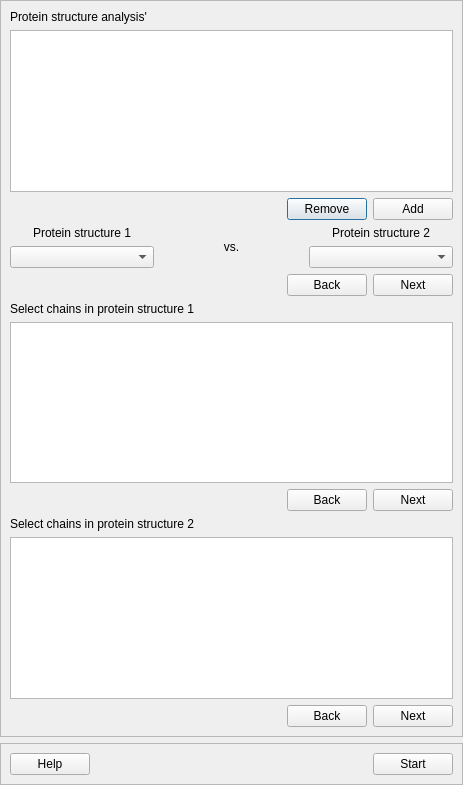
<?xml version="1.0" encoding="UTF-8"?>
<ui version="4.0">
 <class>Dialog</class>
 <widget class="QDialog" name="Dialog">
  <property name="geometry">
   <rect>
    <x>0</x>
    <y>0</y>
    <width>463</width>
    <height>785</height>
   </rect>
  </property>
  <property name="windowTitle">
   <string>Dialog</string>
  </property>
  <layout class="QVBoxLayout" name="verticalLayout_2">
   <property name="leftMargin">
    <number>0</number>
   </property>
   <property name="topMargin">
    <number>0</number>
   </property>
   <property name="rightMargin">
    <number>0</number>
   </property>
   <property name="bottomMargin">
    <number>0</number>
   </property>
   <item>
    <widget class="QFrame" name="frame_main">
     <property name="frameShape">
      <enum>QFrame::StyledPanel</enum>
     </property>
     <property name="frameShadow">
      <enum>QFrame::Raised</enum>
     </property>
     <layout class="QVBoxLayout" name="verticalLayout">
      <item>
       <layout class="QVBoxLayout" name="verticalLayout_45">
        <item>
         <widget class="QLabel" name="lbl_distance_analysis_overview">
          <property name="text">
           <string>Protein structure analysis'</string>
          </property>
         </widget>
        </item>
        <item>
         <widget class="QListWidget" name="list_distance_analysis_overview">
          <property name="sizePolicy">
           <sizepolicy hsizetype="Expanding" vsizetype="Expanding">
            <horstretch>0</horstretch>
            <verstretch>0</verstretch>
           </sizepolicy>
          </property>
          <property name="minimumSize">
           <size>
            <width>0</width>
            <height>0</height>
           </size>
          </property>
          <property name="maximumSize">
           <size>
            <width>16777215</width>
            <height>16777215</height>
           </size>
          </property>
         </widget>
        </item>
        <item>
         <layout class="QHBoxLayout" name="horizontalLayout_21">
          <item>
           <spacer name="horizontalSpacer_7">
            <property name="orientation">
             <enum>Qt::Horizontal</enum>
            </property>
            <property name="sizeHint" stdset="0">
             <size>
              <width>40</width>
              <height>20</height>
             </size>
            </property>
           </spacer>
          </item>
          <item>
           <widget class="QPushButton" name="btn_distance_analysis_remove">
            <property name="text">
             <string>Remove</string>
            </property>
           </widget>
          </item>
          <item>
           <widget class="QPushButton" name="btn_distance_analysis_add">
            <property name="text">
             <string>Add</string>
            </property>
           </widget>
          </item>
         </layout>
        </item>
       </layout>
      </item>
      <item>
       <layout class="QHBoxLayout" name="horizontalLayout_17">
        <item>
         <layout class="QVBoxLayout" name="verticalLayout_86">
          <item>
           <widget class="QLabel" name="lbl_distance_analysis_prot_struct_1">
            <property name="text">
             <string>Protein structure 1</string>
            </property>
            <property name="alignment">
             <set>Qt::AlignCenter</set>
            </property>
           </widget>
          </item>
          <item>
           <widget class="QComboBox" name="combobox_distance_analysis_prot_struct_1"/>
          </item>
         </layout>
        </item>
        <item>
         <widget class="QLabel" name="lbl_distance_analysis_vs">
          <property name="text">
           <string>vs.</string>
          </property>
          <property name="alignment">
           <set>Qt::AlignCenter</set>
          </property>
         </widget>
        </item>
        <item>
         <layout class="QVBoxLayout" name="verticalLayout_87">
          <item>
           <widget class="QLabel" name="lbl_distance_analysis_prot_struct_2">
            <property name="text">
             <string>Protein structure 2</string>
            </property>
            <property name="alignment">
             <set>Qt::AlignCenter</set>
            </property>
           </widget>
          </item>
          <item>
           <widget class="QComboBox" name="combobox_distance_analysis_prot_struct_2"/>
          </item>
         </layout>
        </item>
       </layout>
      </item>
      <item>
       <layout class="QHBoxLayout" name="horizontalLayout_57">
        <item>
         <spacer name="horizontalSpacer_41">
          <property name="orientation">
           <enum>Qt::Horizontal</enum>
          </property>
          <property name="sizeHint" stdset="0">
           <size>
            <width>40</width>
            <height>20</height>
           </size>
          </property>
         </spacer>
        </item>
        <item>
         <widget class="QPushButton" name="btn_distance_analysis_back">
          <property name="text">
           <string>Back</string>
          </property>
         </widget>
        </item>
        <item>
         <widget class="QPushButton" name="btn_distance_analysis_next">
          <property name="text">
           <string>Next</string>
          </property>
         </widget>
        </item>
       </layout>
      </item>
      <item>
       <layout class="QVBoxLayout" name="verticalLayout_9">
        <item>
         <widget class="QLabel" name="lbl_distance_analysis_prot_1_chains">
          <property name="text">
           <string>Select chains in protein structure 1</string>
          </property>
         </widget>
        </item>
        <item>
         <widget class="QListWidget" name="list_distance_analysis_prot_1_chains">
          <property name="minimumSize">
           <size>
            <width>0</width>
            <height>0</height>
           </size>
          </property>
          <property name="maximumSize">
           <size>
            <width>16777215</width>
            <height>16777215</height>
           </size>
          </property>
         </widget>
        </item>
       </layout>
      </item>
      <item>
       <layout class="QHBoxLayout" name="horizontalLayout_58">
        <item>
         <spacer name="horizontalSpacer_8">
          <property name="orientation">
           <enum>Qt::Horizontal</enum>
          </property>
          <property name="sizeHint" stdset="0">
           <size>
            <width>40</width>
            <height>20</height>
           </size>
          </property>
         </spacer>
        </item>
        <item>
         <widget class="QPushButton" name="btn_distance_analysis_back_2">
          <property name="text">
           <string>Back</string>
          </property>
         </widget>
        </item>
        <item>
         <widget class="QPushButton" name="btn_distance_analysis_next_2">
          <property name="text">
           <string>Next</string>
          </property>
         </widget>
        </item>
       </layout>
      </item>
      <item>
       <layout class="QVBoxLayout" name="verticalLayout_12">
        <item>
         <widget class="QLabel" name="lbl_distance_analysis_prot_2_chains">
          <property name="text">
           <string>Select chains in protein structure 2</string>
          </property>
         </widget>
        </item>
        <item>
         <widget class="QListWidget" name="list_distance_analysis_prot_2_chains">
          <property name="minimumSize">
           <size>
            <width>0</width>
            <height>0</height>
           </size>
          </property>
          <property name="maximumSize">
           <size>
            <width>16777215</width>
            <height>16777215</height>
           </size>
          </property>
         </widget>
        </item>
       </layout>
      </item>
      <item>
       <layout class="QHBoxLayout" name="horizontalLayout_66">
        <item>
         <spacer name="horizontalSpacer_46">
          <property name="orientation">
           <enum>Qt::Horizontal</enum>
          </property>
          <property name="sizeHint" stdset="0">
           <size>
            <width>40</width>
            <height>20</height>
           </size>
          </property>
         </spacer>
        </item>
        <item>
         <widget class="QPushButton" name="btn_distance_analysis_back_3">
          <property name="text">
           <string>Back</string>
          </property>
         </widget>
        </item>
        <item>
         <widget class="QPushButton" name="btn_distance_analysis_next_3">
          <property name="text">
           <string>Next</string>
          </property>
         </widget>
        </item>
       </layout>
      </item>
     </layout>
    </widget>
   </item>
   <item>
    <spacer name="verticalSpacer">
     <property name="orientation">
      <enum>Qt::Vertical</enum>
     </property>
     <property name="sizeHint" stdset="0">
      <size>
       <width>17</width>
       <height>13</height>
      </size>
     </property>
    </spacer>
   </item>
   <item>
    <widget class="QFrame" name="frame_bottom">
     <property name="frameShape">
      <enum>QFrame::StyledPanel</enum>
     </property>
     <property name="frameShadow">
      <enum>QFrame::Raised</enum>
     </property>
     <layout class="QHBoxLayout" name="horizontalLayout_2" stretch="0">
      <item>
       <layout class="QHBoxLayout" name="horizontalLayout">
        <item>
         <widget class="QPushButton" name="btn_help">
          <property name="text">
           <string>Help</string>
          </property>
         </widget>
        </item>
        <item>
         <spacer name="horizontalSpacer_47">
          <property name="orientation">
           <enum>Qt::Horizontal</enum>
          </property>
          <property name="sizeHint" stdset="0">
           <size>
            <width>40</width>
            <height>20</height>
           </size>
          </property>
         </spacer>
        </item>
        <item>
         <widget class="QPushButton" name="btn_distance_analysis_start">
          <property name="text">
           <string>Start</string>
          </property>
         </widget>
        </item>
       </layout>
      </item>
     </layout>
    </widget>
   </item>
  </layout>
 </widget>
 <resources/>
 <connections/>
</ui>
